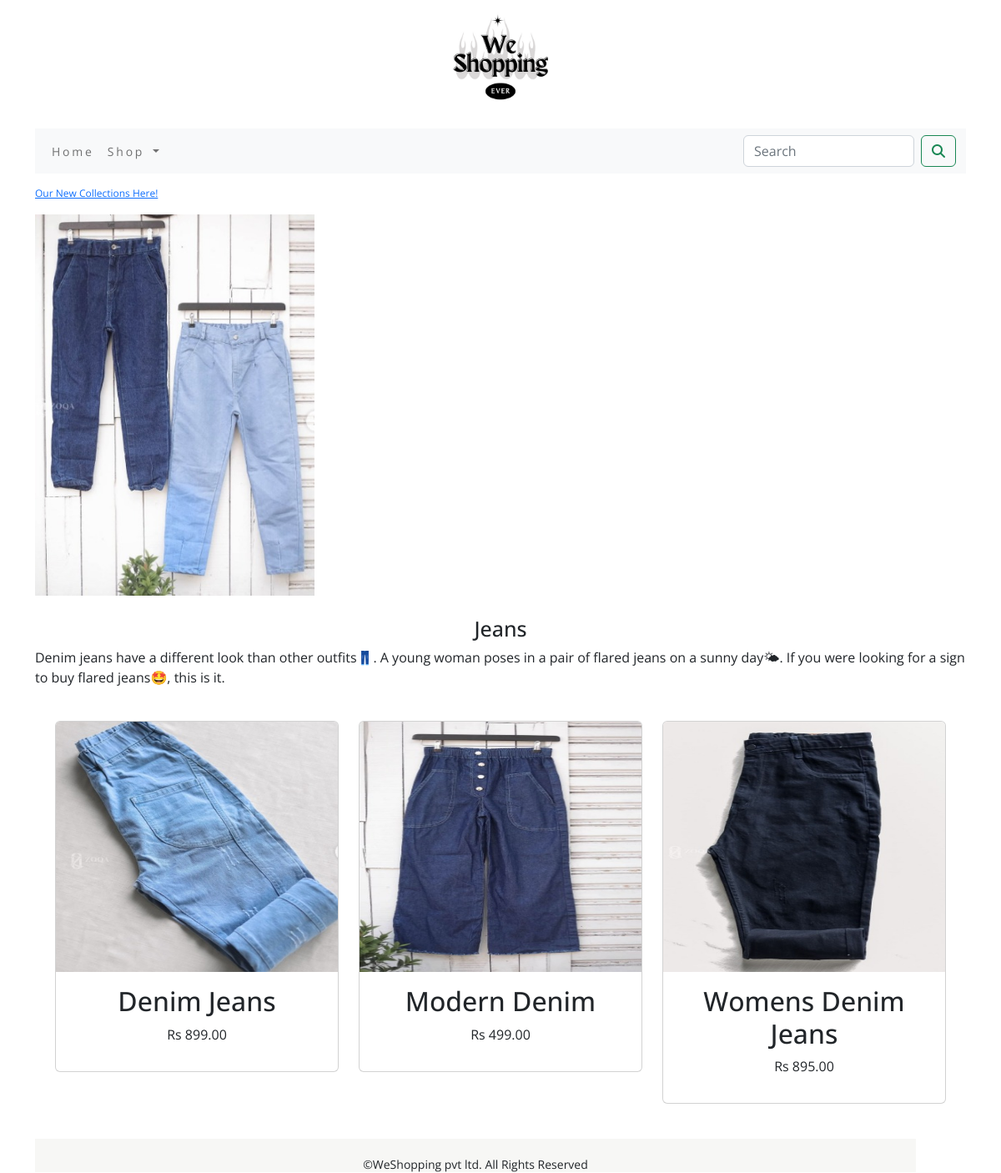
The app's page /shop/jeans/ with its own data.
### shop/models.py (models this page shows, shortened)
class Category(models.Model):
    name = models.CharField(max_length=250, unique=True)
    slug = models.SlugField(max_length=250, unique=True)
    description = models.TextField(blank=True)
    image = models.ImageField(upload_to='category', blank=True)
    class Meta:
        ordering = ('name',)
        verbose_name = 'category'
        verbose_name_plural = 'categories'
    def get_url(self):
        return reverse('shop:products_by_category', args=[self.slug])

class Products(models.Model):
    name = models.CharField(max_length=250, unique=True)
    slug = models.SlugField(max_length=250, unique=True)
    description = models.TextField(blank=True)
    price = models.DecimalField(max_digits=10, decimal_places=2)
    category = models.ForeignKey(Category, on_delete=models.CASCADE)
    image = models.ImageField(upload_to='product', blank=True)
    stock = models.IntegerField()
    available = models.BooleanField(default=True)
    created = models.DateTimeField(auto_now_add=True)
    updated = models.DateTimeField(auto_now=True)
    def get_url(self):
        return reverse('shop:procatdetail', args=[self.category.slug, self.slug])
    class Meta:
        ordering = ('name',)
        verbose_name = 'product'
        verbose_name_plural = 'products'

### shop/views.py (the view)
# urls.py: path('',views.allProCat,name='allProCat'),
def allProCat(request, c_slug=None):
    c_page = None
    products_list = None
    if c_slug != None:
        c_page = get_object_or_404(Category, slug=c_slug)
        products_list = Products.objects.all().filter(category=c_page, available=True)
    else:
        products_list = Products.objects.all().filter(available=True)
    paginator = Paginator(products_list, 6)
    try:
        page = int(request.GET.get('page', '1'))
    except:
        page = 1
    try:
        products = paginator.page(page)
    except(EmptyPage, InvalidPage):
        products = paginator.page(paginator.num_pages)
    return render(request, 'category.html', {'category': c_page, 'products': products})

### cart/context_processors.py (called while the page is built)
def counter(request):
    item_count=0
    if 'admin' in request.path:
        return {}
    else:
        try:
            cart=Cart.objects.filter(cart_id=_cart_id(request))
            cart_items=CartItem.objects.all().filter(cart=cart[:1])
            for cart_item in cart_items:
                item_count += cart_item.quantity
        except Cart.DoesNotExist:
            item_count=0
    return dict(item_count=item_count)

### cart/views.py (called while the page is built)
def _cart_id(request):
    cart = request.session.session_key
    if not cart:
        cart = request.session.create()
    return cart

### shop/context_processors.py (called while the page is built)
def menu_links(request):
    links=Category.objects.all()
    return dict(links=links)

### template/category.html (shortened to what this page needs)
{% extends 'base.html' %}
{% load static %}
{% block content %}
  {% if category %}
    <div>
      <div class="row my_row">
          <div class="mx-auto">
            <p><a href="{% url 'shop:allProCat' %}">Our New Collections Here!</a></p>
          </div>
      </div>
    </div>
  {% endif %}
<div class="max-auto">
  {% if category %}
  <img  src="{{category.image.url}}" alt="{{category.name}}" style="width:30%; height:30%;">
</div>
 <br>
<div>
  <h1 class="text-center my_title">{{category.name}}</h1>
  <p class="text-justify">{{category.description}}</p>
</div>
   {% endif %}
<div class="container">
    <div class="row mx-auto">
        {% for product in products.object_list %}
        <div class="my_bottom_margin col-9 col-sm-12 col-md-4 xol-lg-4"><br>
            <div class="card text-center" style="min-width:15rem; min-height:25rem;">
                <a href="{{product.get_url}}"><img class="card-img-top my_image" src="{{product.image.url}}" alt="{{product.name}}"></a>
                <div class="card-body">
                    <h2>{{product.name}}</h2>
                    <p>Rs {{product.price}}</p>
                </div>
            </div>
        </div>
        {% endfor %}
        <div class="mx-auto">
        </div>
        <br>
    </div>
</div>
{% endblock %}

### static/css/custom.css (style rules this page uses)
body { font-family: 'Open Sans', sans-serif; position:relative; padding-bottom:58px; min-height:100vh; }
.my_row { padding-top:15px; }
.my_row .mx-auto { color:#000000; font-size:12px; }
.my_image { width:100%; height:300px; }
.my_title { font-size:25px; text-transforms:uppercase; }

### records on screen
Category: image (picture), name "Jeans", description "Denim jeans have a different look than other outfits👖. A young woman poses in a pair of flared jeans on a sunny day🌤. If you were looking for a sign to buy flared jeans🤩, this is it."
Products: image (picture), name "Denim Jeans", price "899.00"
Products: image (picture), name "Modern Denim", price "499.00"
Products: image (picture), name "Womens Denim Jeans", price "895.00"
